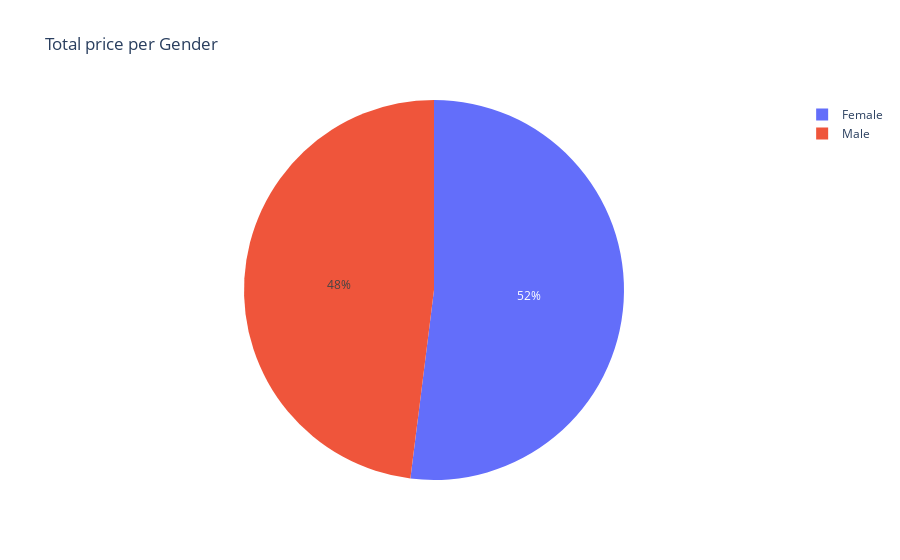

Write notebook code for a chart like this one.
### Code cell
values = total_price_per_gender['total_price']
names = total_price_per_gender['Gender']

fig = px.pie(values=values, names=names,title = "Total price per Gender ")
fig.show()

### Figure 1 — Plotly figure (JSON) as saved in the notebook; plotly's stock layout.template omitted (floating-point values rounded to 4 significant figures)
{"data": [{"domain": {"x": [0, 1], "y": [0, 1]}, "hovertemplate": "label=%{label}<br>value=%{value}<extra></extra>", "labels": ["Female", "Male"], "legendgroup": "", "name": "", "showlegend": true, "type": "pie", "values": [167900.0, 155100.0]}], "layout": {"legend": {"tracegroupgap": 0}, "title": {"text": "Total price per Gender "}}}
